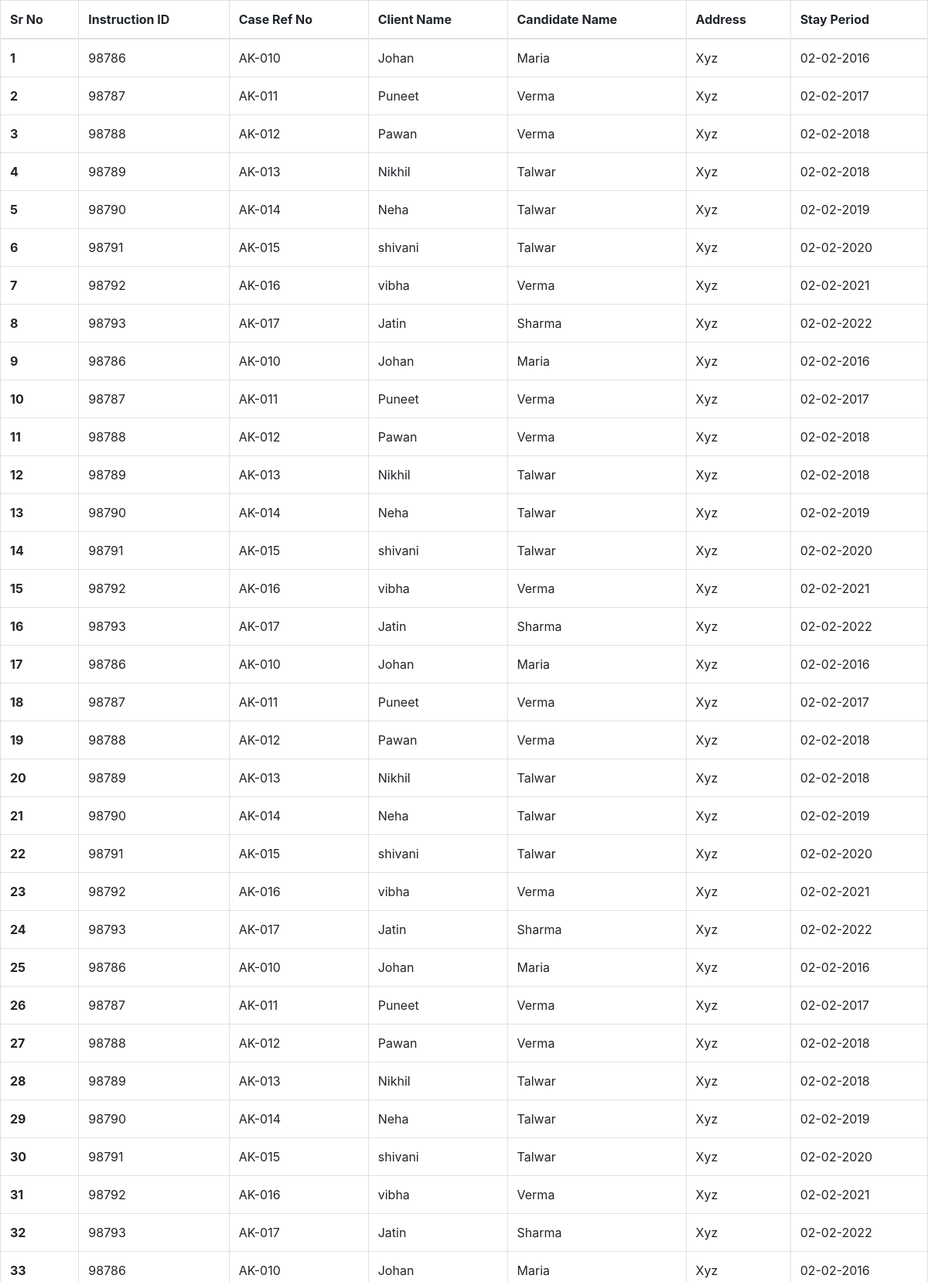
Screenshot of /table (upper part) with the database file from the repository.
### home/models.py (models this page shows)
class Excl(models.Model):
    instructionid  = models.CharField(max_length = 20, blank = True)
    case_ref_no  = models.CharField(max_length = 50, blank = True)
    client_name  = models.CharField(max_length = 50, blank = True)
    candidate_name  = models.CharField(max_length = 50, blank = True)
    address  = models.CharField(max_length = 300, blank = True)
    stay_period= models.CharField(max_length = 20, blank = True)

### home/views.py (the view)
# urls.py: path('table', views.table, name ="table")
def table(request):
    dt = Excl.objects.all()
    return render(request,'table.html',{'key1':dt})

### templates/table.html (shortened to what this page needs)
<!DOCTYPE html>
<html lang="en" dir="ltr">
  <head>
    {% load static %}
    <link rel="stylesheet" href="https://stackpath.bootstrapcdn.com/bootstrap/4.5.0/css/bootstrap.min.css">
  </head>
  <body>
    <table class="table table-bordered">
      <thead>
          <tr>
            <th scope="col">Sr No</th>
            <th scope="col">Instruction ID</th>
            <th scope="col">Case Ref No</th>
            <th scope="col">Client Name</th>
            <th scope="col">Candidate Name</th>
            <th scope="col">Address</th>
            <th scope="col">Stay Period</th>
          </tr>
        </thead>
        <tbody>
          {% for i in key1 %}
          <tr>
            <th scope="row">{{forloop.counter}}</th>
            <td>{{i.instructionid}}</td>
            <td>{{i.case_ref_no}}</td>
            <td>{{i.client_name}}</td>
            <td>{{i.candidate_name}}</td>
            <td>{{i.address}}</td>
            <td>{{i.stay_period}}</td>
          </tr>
          {% endfor %}
        </tbody>
      </table>
  </body>
</html>

### rows the page displays
Excl: instructionid "98786", case_ref_no "AK-010", client_name "Johan", candidate_name "Maria", address "Xyz", stay_period "02-02-2016"
Excl: instructionid "98787", case_ref_no "AK-011", client_name "Puneet", candidate_name "Verma", address "Xyz", stay_period "02-02-2017"
Excl: instructionid "98788", case_ref_no "AK-012", client_name "Pawan", candidate_name "Verma", address "Xyz", stay_period "02-02-2018"
Excl: instructionid "98789", case_ref_no "AK-013", client_name "Nikhil", candidate_name "Talwar", address "Xyz", stay_period "02-02-2018"
Excl: instructionid "98790", case_ref_no "AK-014", client_name "Neha", candidate_name "Talwar", address "Xyz", stay_period "02-02-2019"
Excl: instructionid "98791", case_ref_no "AK-015", client_name "shivani", candidate_name "Talwar", address "Xyz", stay_period "02-02-2020"
Excl: instructionid "98792", case_ref_no "AK-016", client_name "vibha", candidate_name "Verma", address "Xyz", stay_period "02-02-2021"
Excl: instructionid "98793", case_ref_no "AK-017", client_name "Jatin", candidate_name "Sharma", address "Xyz", stay_period "02-02-2022"
Excl: instructionid "98786", case_ref_no "AK-010", client_name "Johan", candidate_name "Maria", address "Xyz", stay_period "02-02-2016"
Excl: instructionid "98787", case_ref_no "AK-011", client_name "Puneet", candidate_name "Verma", address "Xyz", stay_period "02-02-2017"
Excl: instructionid "98788", case_ref_no "AK-012", client_name "Pawan", candidate_name "Verma", address "Xyz", stay_period "02-02-2018"
Excl: instructionid "98789", case_ref_no "AK-013", client_name "Nikhil", candidate_name "Talwar", address "Xyz", stay_period "02-02-2018"
Excl: instructionid "98790", case_ref_no "AK-014", client_name "Neha", candidate_name "Talwar", address "Xyz", stay_period "02-02-2019"
Excl: instructionid "98791", case_ref_no "AK-015", client_name "shivani", candidate_name "Talwar", address "Xyz", stay_period "02-02-2020"
Excl: instructionid "98792", case_ref_no "AK-016", client_name "vibha", candidate_name "Verma", address "Xyz", stay_period "02-02-2021"
Excl: instructionid "98793", case_ref_no "AK-017", client_name "Jatin", candidate_name "Sharma", address "Xyz", stay_period "02-02-2022"
Excl: instructionid "98786", case_ref_no "AK-010", client_name "Johan", candidate_name "Maria", address "Xyz", stay_period "02-02-2016"
Excl: instructionid "98787", case_ref_no "AK-011", client_name "Puneet", candidate_name "Verma", address "Xyz", stay_period "02-02-2017"
Excl: instructionid "98788", case_ref_no "AK-012", client_name "Pawan", candidate_name "Verma", address "Xyz", stay_period "02-02-2018"
Excl: instructionid "98789", case_ref_no "AK-013", client_name "Nikhil", candidate_name "Talwar", address "Xyz", stay_period "02-02-2018"
Excl: instructionid "98790", case_ref_no "AK-014", client_name "Neha", candidate_name "Talwar", address "Xyz", stay_period "02-02-2019"
Excl: instructionid "98791", case_ref_no "AK-015", client_name "shivani", candidate_name "Talwar", address "Xyz", stay_period "02-02-2020"
Excl: instructionid "98792", case_ref_no "AK-016", client_name "vibha", candidate_name "Verma", address "Xyz", stay_period "02-02-2021"
Excl: instructionid "98793", case_ref_no "AK-017", client_name "Jatin", candidate_name "Sharma", address "Xyz", stay_period "02-02-2022"
Excl: instructionid "98786", case_ref_no "AK-010", client_name "Johan", candidate_name "Maria", address "Xyz", stay_period "02-02-2016"
Excl: instructionid "98787", case_ref_no "AK-011", client_name "Puneet", candidate_name "Verma", address "Xyz", stay_period "02-02-2017"
Excl: instructionid "98788", case_ref_no "AK-012", client_name "Pawan", candidate_name "Verma", address "Xyz", stay_period "02-02-2018"
Excl: instructionid "98789", case_ref_no "AK-013", client_name "Nikhil", candidate_name "Talwar", address "Xyz", stay_period "02-02-2018"
Excl: instructionid "98790", case_ref_no "AK-014", client_name "Neha", candidate_name "Talwar", address "Xyz", stay_period "02-02-2019"
Excl: instructionid "98791", case_ref_no "AK-015", client_name "shivani", candidate_name "Talwar", address "Xyz", stay_period "02-02-2020"
Excl: instructionid "98792", case_ref_no "AK-016", client_name "vibha", candidate_name "Verma", address "Xyz", stay_period "02-02-2021"
Excl: instructionid "98793", case_ref_no "AK-017", client_name "Jatin", candidate_name "Sharma", address "Xyz", stay_period "02-02-2022"
Excl: instructionid "98786", case_ref_no "AK-010", client_name "Johan", candidate_name "Maria", address "Xyz", stay_period "02-02-2016"
